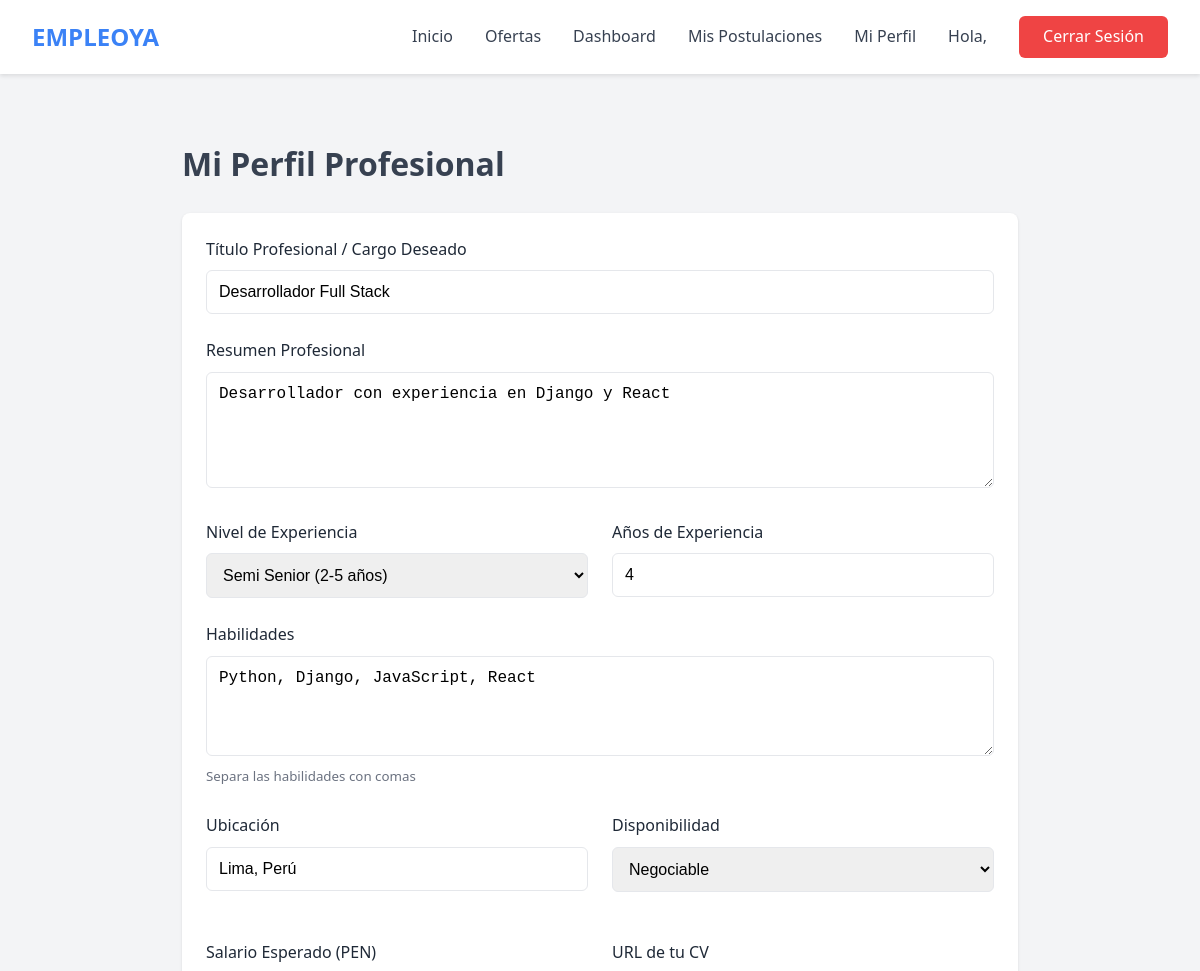
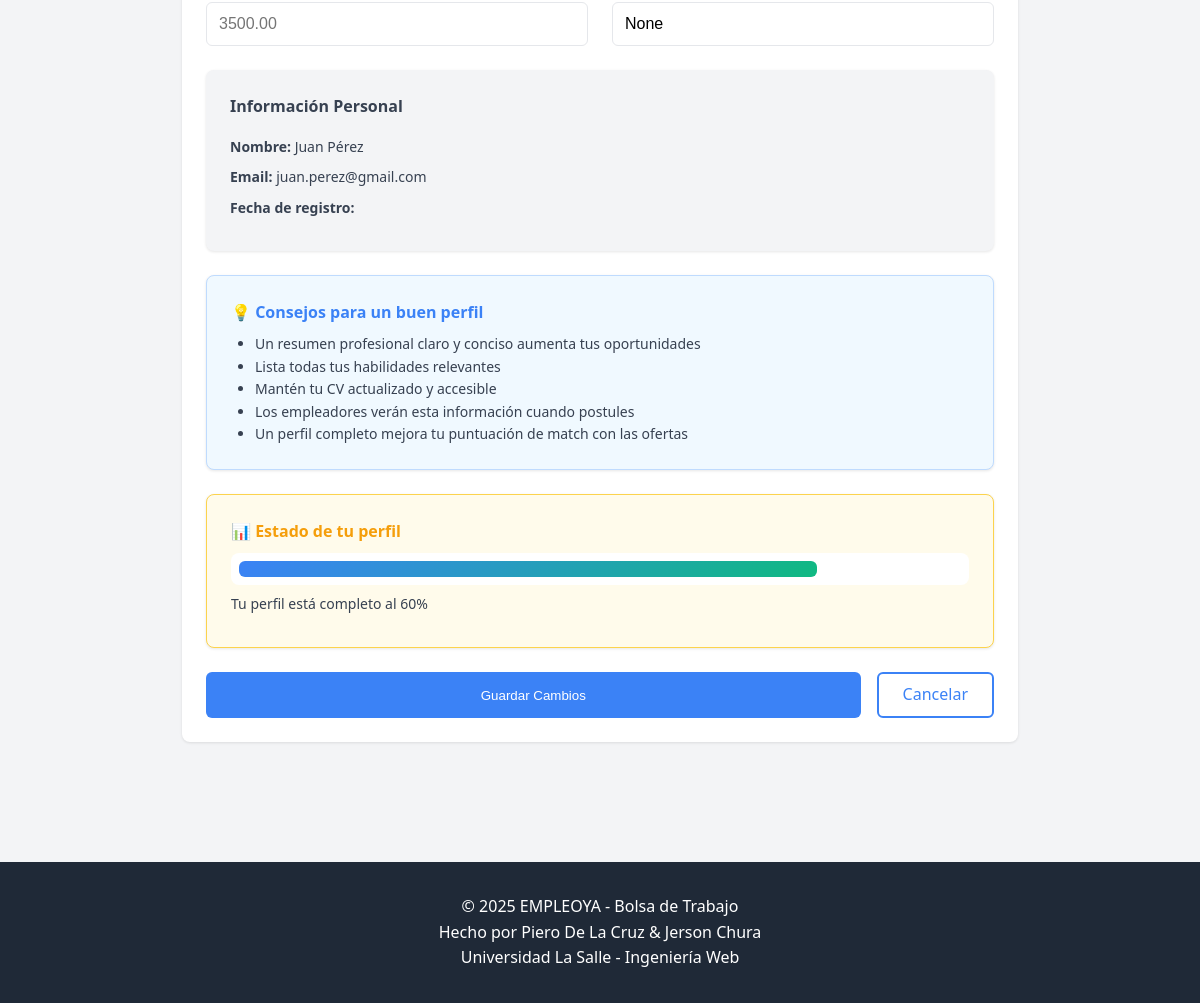
Page /perfil/postulante/ (signed in) on the committed database (2 pictures, top to bottom).
### MyWebApps/models.py (models this page shows, shortened)
class PerfilPostulante(models.Model):
    NIVEL_EXPERIENCIA_CHOICES = [
        ('sin_experiencia', 'Sin Experiencia'),
        ('junior', 'Junior (1-2 años)'),
        ('semi_senior', 'Semi Senior (3-5 años)'),
        ('senior', 'Senior (6-10 años)'),
        ('lead', 'Lead/Experto (10+ años)'),
    ]
    DISPONIBILIDAD_CHOICES = [
        ('inmediata', 'Inmediata'),
        ('2_semanas', '2 Semanas'),
        ('1_mes', '1 Mes'),
        ('negociable', 'Negociable'),
    ]
    usuario = models.OneToOneField(
        Usuario,
        on_delete=models.CASCADE,
        related_name='perfil_postulante',
        verbose_name='Usuario'
    )
    titulo_profesional = models.CharField(max_length=200, blank=True, null=True, verbose_name='Título Profesional')
    resumen_profesional = models.TextField(blank=True, null=True, verbose_name='Resumen Profesional')
    nivel_experiencia = models.CharField(
        max_length=20,
        choices=NIVEL_EXPERIENCIA_CHOICES,
        default='sin_experiencia',
        verbose_name='Nivel de Experiencia'
    )
    años_experiencia = models.IntegerField(
        default=0,
        validators=[MinValueValidator(0), MaxValueValidator(50)],
        verbose_name='Años de Experiencia'
    )
    habilidades = models.TextField(blank=True, null=True, verbose_name='Habilidades')
    educacion = models.TextField(blank=True, null=True, verbose_name='Educación')
    experiencia_laboral = models.TextField(blank=True, null=True, verbose_name='Experiencia Laboral')
    certificaciones = models.TextField(blank=True, null=True, verbose_name='Certificaciones')
    idiomas = models.TextField(blank=True, null=True, verbose_name='Idiomas')
    cv_url = models.CharField(max_length=500, blank=True, null=True, verbose_name='URL del CV')
    foto_perfil_url = models.CharField(max_length=500, blank=True, null=True, verbose_name='URL Foto de Perfil')
    ubicacion = models.CharField(max_length=200, blank=True, null=True, verbose_name='Ubicación')
    salario_esperado = models.DecimalField(
        max_digits=10,
        decimal_places=2,
        blank=True,
        null=True,
        verbose_name='Salario Esperado'
    )
    moneda_salario = models.CharField(max_length=3, default='PEN', verbose_name='Moneda')
    disponibilidad = models.CharField(
        max_length=20,
        choices=DISPONIBILIDAD_CHOICES,
        default='negociable',
        verbose_name='Disponibilidad'
    )
    portafolio_url = models.URLField(blank=True, null=True, verbose_name='URL del Portafolio')
    linkedin_url = models.URLField(blank=True, null=True, verbose_name='URL de LinkedIn')
    github_url = models.URLField(blank=True, null=True, verbose_name='URL de GitHub')
    completado = models.BooleanField(default=False, verbose_name='Perfil Completado')
    fecha_creacion = models.DateTimeField(auto_now_add=True, verbose_name='Fecha de Creación')
    fecha_actualizacion = models.DateTimeField(auto_now=True, verbose_name='Última Actualización')
    class Meta:
        db_table = 'perfil_postulante'
        verbose_name = 'Perfil de Postulante'
        verbose_name_plural = 'Perfiles de Postulantes'
        ordering = ['-fecha_actualizacion']

class Usuario(AbstractUser):
    TIPO_USUARIO_CHOICES = [
        ('postulante', 'Postulante'),
        ('empleador', 'Empleador'),
        ('admin', 'Administrador'),
    ]
    ESTADO_CHOICES = [
        ('activo', 'Activo'),
        ('inactivo', 'Inactivo'),
        ('suspendido', 'Suspendido'),
    ]
    username = None
    email = models.EmailField(unique=True, verbose_name='Correo Electrónico')
    telefono = models.CharField(max_length=20, blank=True, null=True, verbose_name='Teléfono')
    tipo_usuario = models.CharField(
        max_length=20,
        choices=TIPO_USUARIO_CHOICES,
        default='postulante',
        verbose_name='Tipo de Usuario'
    )
    estado = models.CharField(
        max_length=20,
        choices=ESTADO_CHOICES,
        default='activo',
        verbose_name='Estado'
    )
    email_verificado = models.BooleanField(default=False, verbose_name='Email Verificado')
    objects = UsuarioManager()
    USERNAME_FIELD = 'email'
    REQUIRED_FIELDS = ['first_name', 'last_name']
    class Meta:
        db_table = 'usuario'
        verbose_name = 'Usuario'
        verbose_name_plural = 'Usuarios'
        ordering = ['-date_joined']
    @property
    def nombre_completo(self):
        return f"{self.first_name} {self.last_name}".strip()

### MyWebApps/views.py (the view, shortened to what this page needs)
# urls.py: path('perfil/postulante/', views.perfil_postulante_view, name='perfil_postulante'),
@login_required
def perfil_postulante_view(request):
    if request.user.tipo_usuario != 'postulante':
        messages.error(request, 'No tienes permiso para acceder a esta página')
        return redirect('dashboard')
    perfil = get_object_or_404(PerfilPostulante, usuario=request.user)
    context = {'perfil': perfil}
    return render(request, 'MyWebApps/perfil_postulante.html', context)

### MyWebApps/templates/MyWebApps/perfil_postulante.html (shortened to what this page needs)
{% extends 'MyWebApps/base.html' %}
{% block content %}
<div class="container" style="max-width: 900px; margin-top: 2rem;">
    <h1 class="mb-3">Mi Perfil Profesional</h1>
    <div class="card">
        <form method="POST" action="{% url 'perfil_postulante' %}">
            <div class="form-group">
                <label for="titulo_profesional" class="form-label">Título Profesional / Cargo Deseado</label>
                <input type="text" id="titulo_profesional" name="titulo_profesional" class="form-control"
                       value="{{ perfil.titulo_profesional }}" placeholder="Ej: Desarrollador Full Stack">
            </div>
            <div class="form-group">
                <label for="resumen_profesional" class="form-label">Resumen Profesional</label>
                <textarea id="resumen_profesional" name="resumen_profesional" class="form-control" rows="5"
                          placeholder="Describe tu experiencia, logros y objetivos profesionales...">{{ perfil.resumen_profesional }}</textarea>
            </div>
            <div class="grid grid-2">
                <div class="form-group">
                    <label for="nivel_experiencia" class="form-label">Nivel de Experiencia</label>
                    <select id="nivel_experiencia" name="nivel_experiencia" class="form-control">
                        <option value="semi_senior" {% if perfil.nivel_experiencia == 'semi_senior' %}selected{% endif %}>Semi Senior (2-5 años)</option>
                    </select>
                </div>
                <div class="form-group">
                    <label for="años_experiencia" class="form-label">Años de Experiencia</label>
                    <input type="number" id="años_experiencia" name="años_experiencia" class="form-control"
                           min="0" max="50" value="{{ perfil.años_experiencia }}">
                </div>
            </div>
            <div class="form-group">
                <label for="habilidades" class="form-label">Habilidades</label>
                <textarea id="habilidades" name="habilidades" class="form-control" rows="3"
                          placeholder="Ej: JavaScript, React, Node.js, Python, Django, SQL, Git...">{{ perfil.habilidades }}</textarea>
                <small class="text-muted">Separa las habilidades con comas</small>
            </div>
            <div class="grid grid-2">
                <div class="form-group">
                    <label for="ubicacion" class="form-label">Ubicación</label>
                    <input type="text" id="ubicacion" name="ubicacion" class="form-control"
                           value="{{ perfil.ubicacion }}" placeholder="Lima, Peru">
                </div>
                <div class="form-group">
                    <label for="disponibilidad" class="form-label">Disponibilidad</label>
                    <select id="disponibilidad" name="disponibilidad" class="form-control">
                        <option value="negociable" {% if perfil.disponibilidad == 'negociable' %}selected{% endif %}>Negociable</option>
                    </select>
                </div>
                <div class="form-group">
                    <label for="salario_esperado" class="form-label">Salario Esperado (PEN)</label>
                    <input type="number" id="salario_esperado" name="salario_esperado" class="form-control"
                           step="0.01" value="{{ perfil.salario_esperado }}" placeholder="3500.00">
                </div>
                <div class="form-group">
                    <label for="cv_url" class="form-label">URL de tu CV</label>
                    <input type="url" id="cv_url" name="cv_url" class="form-control"
                           value="{{ perfil.cv_url }}" placeholder="https://drive.google.com/...">
                </div>
            </div>
            <div class="card" style="background: var(--light); margin-bottom: 1.5rem;">
                <h3 style="font-size: 1rem; margin-bottom: 1rem;">Información Personal</h3>
                <div style="font-size: 0.875rem;">
                    <p style="margin: 0.5rem 0;"><strong>Nombre:</strong> {{ user.nombre_completo }}</p>
                    <p style="margin: 0.5rem 0;"><strong>Email:</strong> {{ user.email }}</p>
                    <p style="margin: 0.5rem 0;"><strong>Fecha de registro:</strong> {{ user.fecha_registro|date:"d/m/Y" }}</p>
                </div>
            </div>
            <div class="card" style="background: #f0f9ff; border: 1px solid #bfdbfe; margin-bottom: 1.5rem;">
                <h3 style="font-size: 1rem; margin-bottom: 0.5rem; color: var(--primary);">
                    💡 Consejos para un buen perfil
                </h3>
                <ul style="margin: 0; padding-left: 1.5rem; font-size: 0.875rem;">
                    <li>Un resumen profesional claro y conciso aumenta tus oportunidades</li>
                    <li>Lista todas tus habilidades relevantes</li>
                    <li>Mantén tu CV actualizado y accesible</li>
                    <li>Los empleadores verán esta información cuando postules</li>
                    <li>Un perfil completo mejora tu puntuación de match con las ofertas</li>
                </ul>
            </div>
            <div class="card" style="background: #fffbeb; border: 1px solid #fcd34d; margin-bottom: 1.5rem;">
                <h3 style="font-size: 1rem; margin-bottom: 0.5rem; color: var(--warning);">
                    📊 Estado de tu perfil
                </h3>
                {% with completado=0 %}
                    <div style="background: white; border-radius: 0.5rem; padding: 0.5rem; margin: 0.5rem 0;">
                        <div style="background: linear-gradient(135deg, var(--primary), var(--secondary)); height: 1rem; border-radius: 0.375rem; width: {% if perfil.titulo_profesional and perfil.resumen_profesional and perfil.habilidades and perfil.cv_url %}100{% elif perfil.titulo_profesional and perfil.resumen_profesional and perfil.habilidades %}80{% elif perfil.titulo_profesional and perfil.resumen_profesional %}60{% elif perfil.titulo_profesional %}40{% else %}20{% endif %}%;"></div>
                    </div>
                    <p style="margin: 0.5rem 0; font-size: 0.875rem;">
                        Tu perfil está completo al {% if perfil.titulo_profesional and perfil.resumen_profesional and perfil.habilidades and perfil.cv_url and perfil.años_experiencia > 0 %}100{% elif perfil.titulo_profesional and perfil.resumen_profesional and perfil.habilidades and perfil.cv_url %}80{% elif perfil.titulo_profesional and perfil.resumen_profesional and perfil.habilidades %}60{% elif perfil.titulo_profesional and perfil.resumen_profesional %}40{% elif perfil.titulo_profesional %}20{% else %}0{% endif %}%
                    </p>
                {% endwith %}
            </div>
            <div style="display: flex; gap: 1rem;">
                <button type="submit" class="btn btn-primary" style="flex: 1;">
                    Guardar Cambios
                </button>
                <a href="{% url 'dashboard_postulante' %}" class="btn btn-outline">
                    Cancelar
                </a>
            </div>
        </form>
    </div>
</div>
{% endblock %}

### MyWebApps/templates/MyWebApps/base.html (style rules this page uses)
* { margin: 0; padding: 0; box-sizing: border-box; }
:root { --primary: #3b82f6; --primary-dark: #2563eb; --secondary: #10b981; --danger: #ef4444; --warning: #f59e0b; --dark: #1f2937; --light: #f3f4f6; --white: #ffffff; --text: #374151; --border: #e5e7eb; }
body { font-family: 'Segoe UI', Tahoma, Geneva, Verdana, sans-serif; line-height: 1.6; color: var(--text); background-color: var(--light); }
.btn { padding: 0.5rem 1.5rem; border: none; border-radius: 0.375rem; font-weight: 500; cursor: pointer; text-decoration: none; display: inline-block; transition: all 0.3s; }
.btn-primary { background-color: var(--primary); color: var(--white); }
.btn-outline { background-color: transparent; color: var(--primary); border: 2px solid var(--primary); }
.container { max-width: 1200px; margin: 0 auto; padding: 2rem; }
.card { background-color: var(--white); border-radius: 0.5rem; box-shadow: 0 1px 3px rgba(0,0,0,0.1); padding: 1.5rem; margin-bottom: 1.5rem; }
.grid { display: grid; gap: 1.5rem; }
.grid-2 { grid-template-columns: repeat(auto-fit, minmax(300px, 1fr)); }
.form-group { margin-bottom: 1.5rem; }
.form-label { display: block; margin-bottom: 0.5rem; font-weight: 500; color: var(--dark); }
.form-control { width: 100%; padding: 0.75rem; border: 1px solid var(--border); border-radius: 0.375rem; font-size: 1rem; }
textarea.form-control { resize: vertical; min-height: 100px; }
select.form-control { cursor: pointer; }
.mb-3 { margin-bottom: 1.5rem; }
.text-muted { color: #6b7280; }

### rows in the picture
PerfilPostulante: titulo_profesional "Desarrollador Full Stack", resumen_profesional "Desarrollador con experiencia en Django y React", nivel_experiencia "Semi Senior (2-5 años)", años_experiencia "4", habilidades "Python, Django, JavaScript, React", ubicacion "Lima, Perú", disponibilidad "Negociable", cv_url "None"
Usuario: nombre_completo "Juan Pérez", email "juan.perez@gmail.com"
